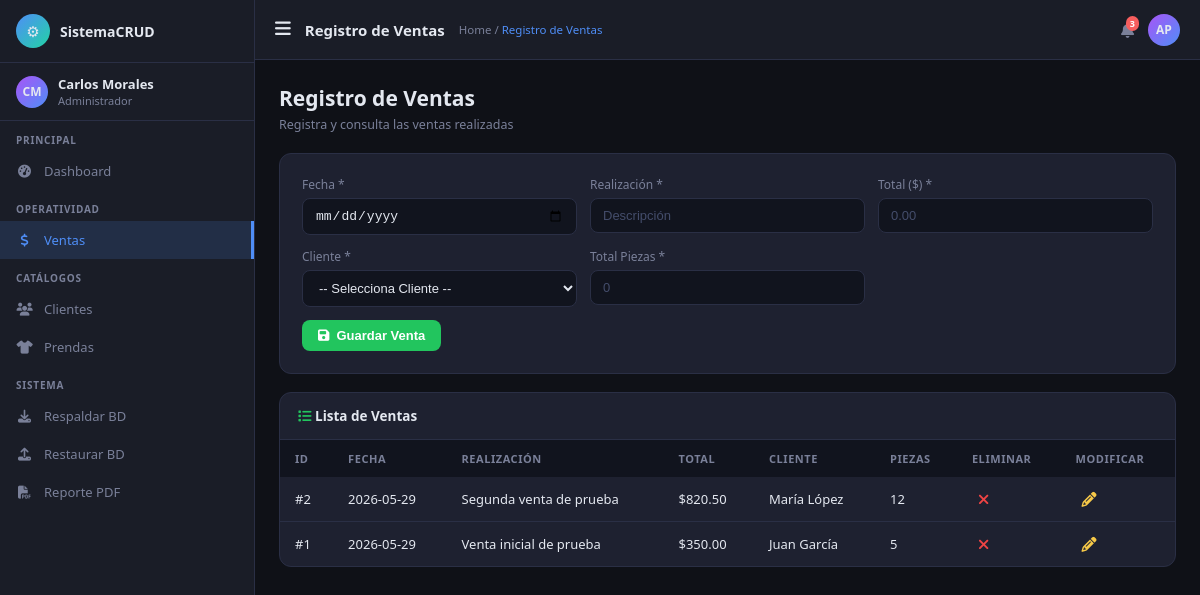
Before: /index.php?controller=venta&action=index with the older database file.
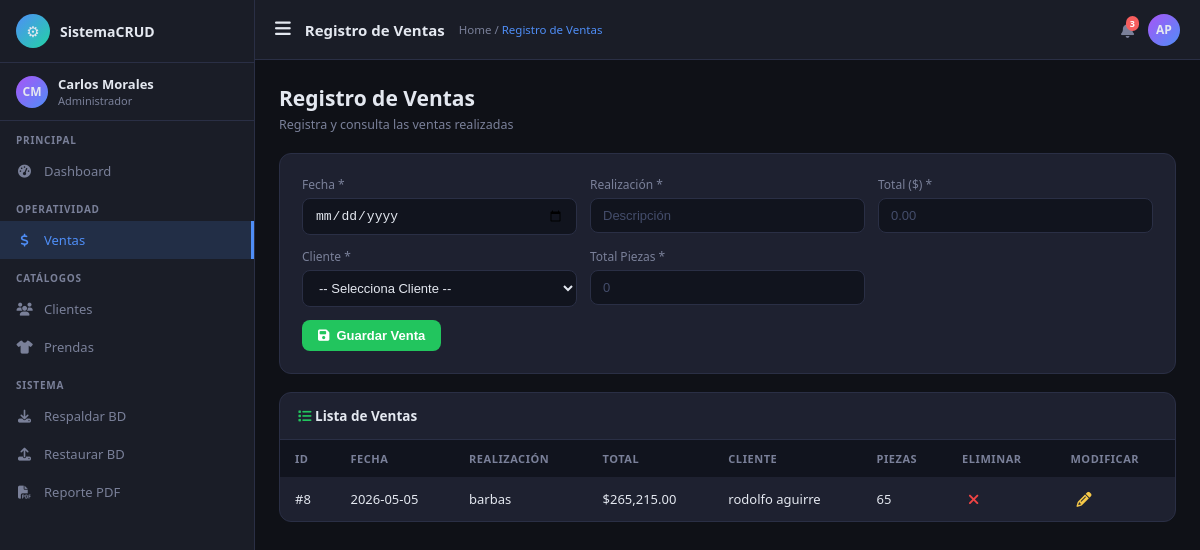
After: the same page with the newer database file.
### tables this page shows
CREATE TABLE `venta` (
  `Id_venta` int NOT NULL AUTO_INCREMENT,
  `Fecha` date NOT NULL,
  `Realizacion` varchar(40) NOT NULL,
  `Total` decimal(10,2) NOT NULL,
  `Id_cliente` int NOT NULL,
  `Total_piezas` int NOT NULL,
  `Id_detallev` int DEFAULT NULL,
  PRIMARY KEY (`Id_venta`),
  KEY `detalleventa_Venta_fk` (`Id_detallev`),
  KEY `Cliente_Venta_fk` (`Id_cliente`),
  CONSTRAINT `Cliente_Venta_fk` FOREIGN KEY (`Id_cliente`) REFERENCES `cliente` (`Id_cliente`),
  CONSTRAINT `detalleventa_Venta_fk` FOREIGN KEY (`Id_detallev`) REFERENCES `detalleventa` (`Id_detallev`),
  CONSTRAINT `fk_cliente_venta` FOREIGN KEY (`Id_cliente`) REFERENCES `cliente` (`Id_cliente`),
  CONSTRAINT `fk_detallev_venta` FOREIGN KEY (`Id_detallev`) REFERENCES `detalleventa` (`Id_detallev`)
);

CREATE TABLE `cliente` (
  `Id_cliente` int NOT NULL AUTO_INCREMENT,
  `Nombre` varchar(20) NOT NULL,
  `Ap_paterno` varchar(20) NOT NULL,
  `Telefono` varchar(10) NOT NULL,
  `Contrasena` varchar(255) NOT NULL,
  `Direccion` varchar(100) NOT NULL,
  `CP` varchar(5) NOT NULL,
  PRIMARY KEY (`Id_cliente`),
  KEY `idx_nombre` (`Nombre`),
  KEY `idx_apellido` (`Ap_paterno`)
);

### controllers/VentaController.php (called while the page is built, shortened)
<?php
class VentaController {
    private $model;
    public function __construct() {
        $this->model        = new Venta();
    }
    public function index() {
        $ventas   = $this->model->getAll();
        require_once 'views/Venta/index.php';
    }
}

### models/Database.php (called while the page is built, shortened)
<?php
class Database {
    private static $instance = null;
    public static function getConnection() {
        if (self::$instance === null) {
            self::$instance = new mysqli(DB_HOST, DB_USER, DB_PASS, DB_NAME);
            self::$instance->set_charset('utf8mb4');
        }
        return self::$instance;
    }
}

### models/Venta.php (called while the page is built, shortened)
<?php
class Venta {
    private $db;
    public function __construct() {
        $this->db = Database::getConnection();
    }
    public function getAll(): array {
        $result = $this->db->query(
            'SELECT v.*, c.Nombre, c.Ap_paterno
             FROM venta v
             INNER JOIN cliente c ON v.Id_cliente = c.Id_cliente
             ORDER BY v.Id_venta DESC'
        );
        return $result->fetch_all(MYSQLI_ASSOC);
    }
}

### views/Venta/index.php (the view, shortened to what this page needs)
<?php
require_once 'views/layouts/header.php';
?>
<div class="ptitle">Registro de Ventas</div>
<div class="psub">Registra y consulta las ventas realizadas</div>
<div class="fcard">
  <form action="<?php echo url('venta'); ?>" method="post">
    <div class="fgrid">
      <div class="fg"><label>Fecha *</label>
        <input class="fc" type="date" name="fecha" required></div>
      <div class="fg"><label>Realización *</label>
        <input class="fc" type="text" name="realizacion" placeholder="Descripción" required></div>
      <div class="fg"><label>Total ($) *</label>
        <input class="fc" type="number" name="total" step="0.01" placeholder="0.00" required></div>
      <div class="fg"><label>Cliente *</label>
        <select class="fc" name="id_cliente" required>
          <option value="">-- Selecciona Cliente --</option>
        </select>
      </div>
      <div class="fg"><label>Total Piezas *</label>
        <input class="fc" type="number" name="total_piezas" placeholder="0" required></div>
    </div>
    <button type="submit" class="btn btn-success"><i class="fas fa-save"></i> Guardar Venta</button>
  </form>
</div>
<div class="tcard">
  <div class="tcard-hdr">
    <div class="tcard-ttl"><i class="fas fa-list" style="color:var(--green)"></i> Lista de Ventas</div>
  </div>
  <table>
    <thead>
      <tr>
        <th>ID</th><th>Fecha</th><th>Realización</th>
        <th>Total</th><th>Cliente</th><th>Piezas</th>
        <th>Eliminar</th><th>Modificar</th>
      </tr>
    </thead>
    <tbody>
      <?php foreach ($ventas as $row): ?>
      <tr>
        <td>#<?php echo $row['Id_venta']; ?></td>
        <td><?php echo $row['Fecha']; ?></td>
        <td><?php echo htmlspecialchars($row['Realizacion']); ?></td>
        <td>$<?php echo number_format($row['Total'], 2); ?></td>
        <td><?php echo htmlspecialchars($row['Nombre'] . ' ' . $row['Ap_paterno']); ?></td>
        <td><?php echo $row['Total_piezas']; ?></td>
        <td>
          <a href="<?php echo url('venta','eliminar',['id'=>$row['Id_venta']]); ?>"
             class="ib ib-del"
             onclick="return confirm('¿Eliminar esta venta?')">
            <i class="fas fa-times"></i>
          </a>
        </td>
        <td>
          <a href="<?php echo url('venta','editar',['id'=>$row['Id_venta']]); ?>" class="ib ib-edit">
            <i class="fas fa-pencil-alt"></i>
          </a>
        </td>
      </tr>
      <?php endforeach; ?>
    </tbody>
  </table>
</div>
<?php require_once 'views/layouts/footer.php'; ?>

Changed rows visible on the page:
removed venta: Id_venta "2", Fecha "2026-05-29", Realizacion "Segunda venta de prueba", Total "820.50", Id_cliente.Ap_paterno "María López", Total_piezas "12"
removed venta: Id_venta "1", Fecha "2026-05-29", Realizacion "Venta inicial de prueba", Total "350.00", Id_cliente.Ap_paterno "Juan García", Total_piezas "5"
added venta: Id_venta "8", Fecha "2026-05-05", Realizacion "barbas", Total "265,215.00", Id_cliente.Ap_paterno "rodolfo aguirre", Total_piezas "65"
